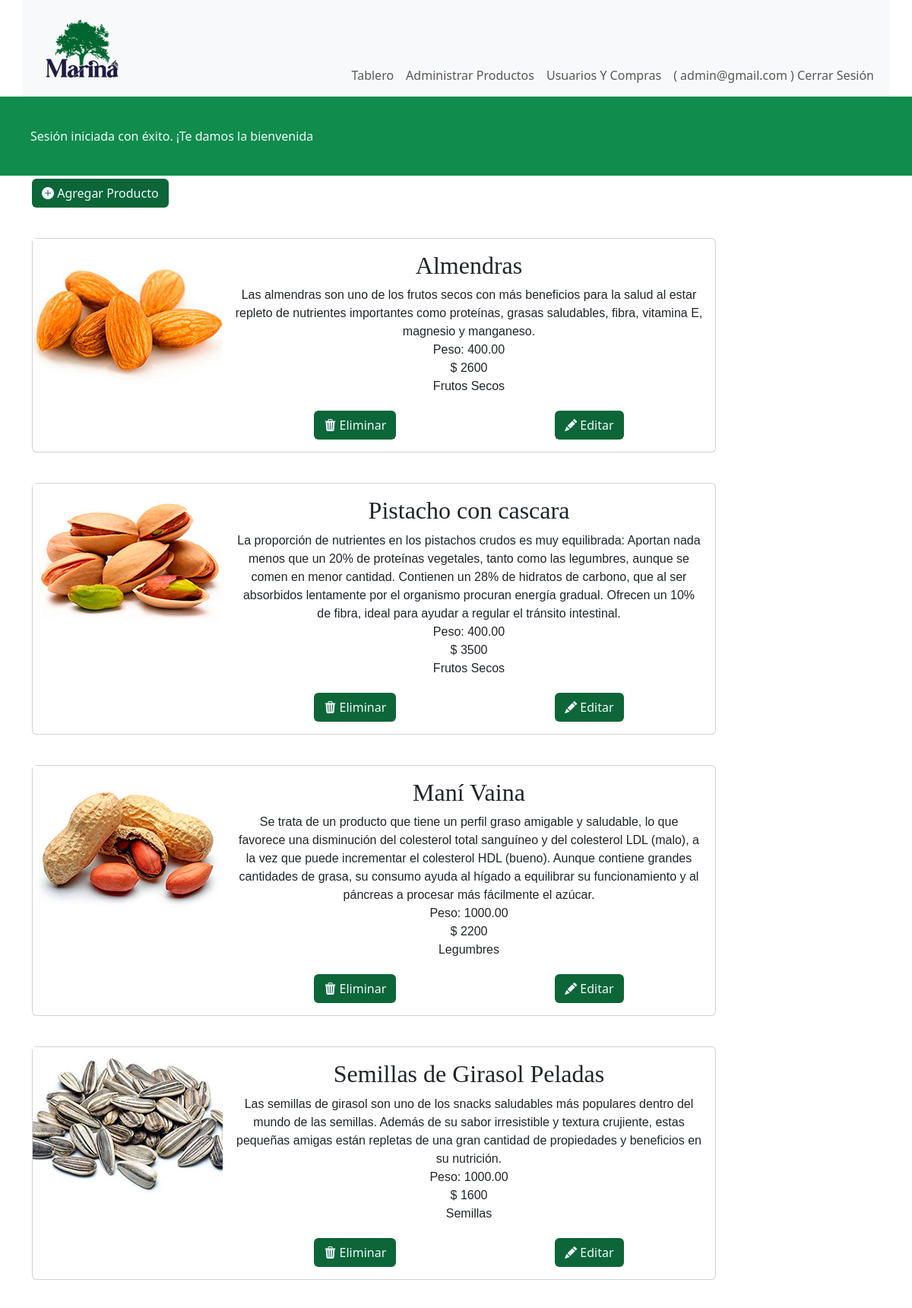
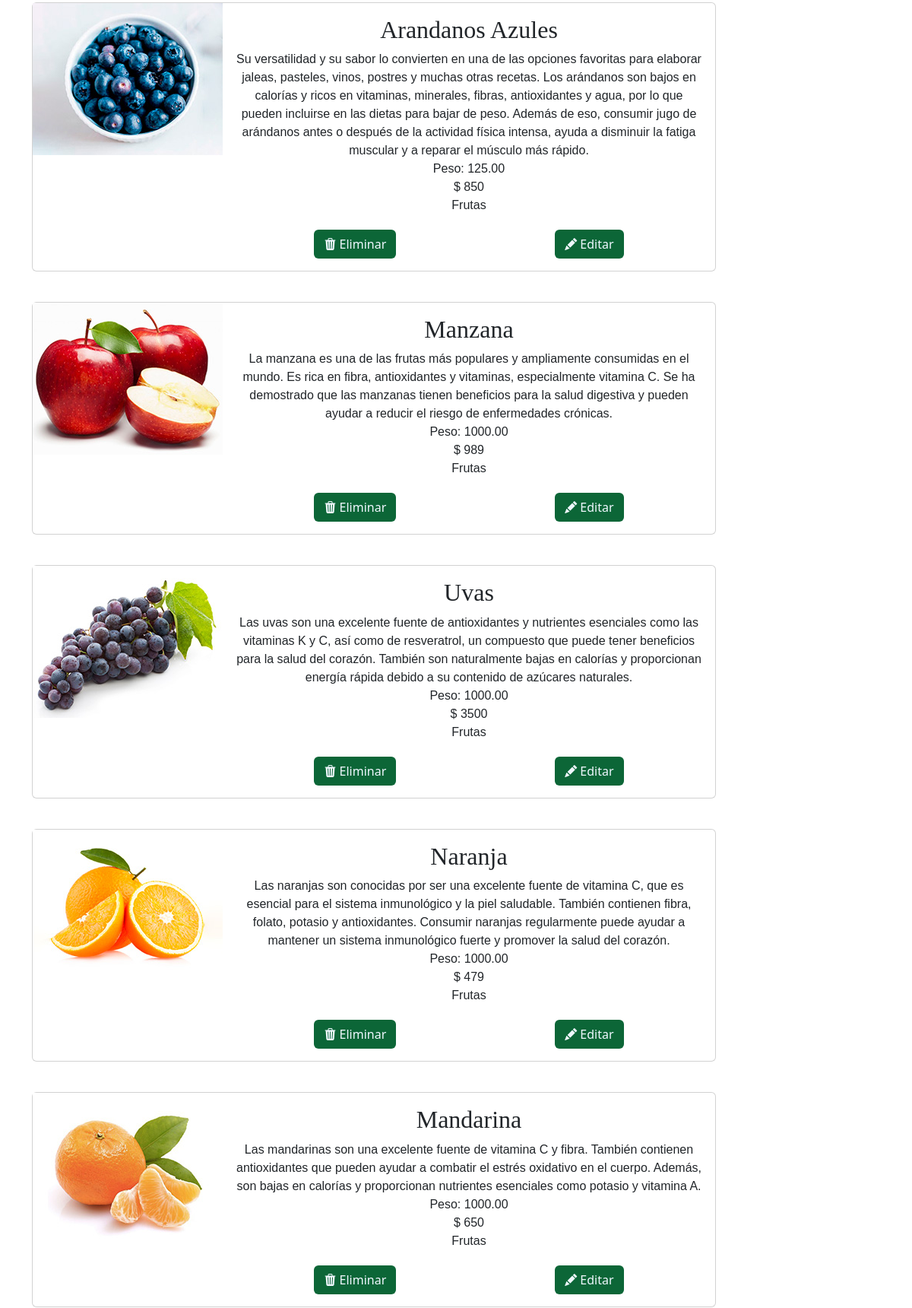
/sitio/admin/index.php?section=store (signed in, upper part), run on the app's committed database (2 pictures, top to bottom).
### tables this page shows
CREATE TABLE `users` (
  `user_id` int(10) UNSIGNED NOT NULL,
  `role_fk` tinyint(3) UNSIGNED NOT NULL,
  `email` varchar(255) NOT NULL,
  `password` varchar(255) NOT NULL,
  `name` varchar(60) NOT NULL,
  `lastname` varchar(60) NOT NULL
);

CREATE TABLE `products` (
  `product_id` int(10) UNSIGNED NOT NULL,
  `category_fk` tinyint(3) UNSIGNED NOT NULL,
  `user_fk` int(10) UNSIGNED NOT NULL,
  `name_product` varchar(200) DEFAULT NULL,
  `price` decimal(10,2) DEFAULT NULL,
  `weight` decimal(10,2) DEFAULT NULL,
  `detail_product` text DEFAULT NULL,
  `img` varchar(255) DEFAULT NULL,
  `img_description` varchar(255) DEFAULT NULL,
  `stock` int(11) DEFAULT NULL
);

CREATE TABLE `categories` (
  `category_id` tinyint(3) UNSIGNED NOT NULL,
  `category` varchar(45) NOT NULL
);

### sitio/bootstrap/autoload.php (called while the page is built, shortened)
<?php
spl_autoload_register(function(string $className) {
    $className = substr($className, 4);
    $classFile = $className . '.php';
    $classPath = __DIR__ . '/../classes/' . $classFile;
});

### sitio/classes/Authentication/Authentication.php (called while the page is built, shortened)
<?php
class Authentication
{
    protected ?User $user = null;
    public function isAuthenticated(): bool
    {
        return isset($_SESSION['user_id']);
    }
    public function getId(): ?int
    {
        return $this->isAuthenticated() ? $_SESSION['user_id'] : null;
    }
    public function getUser(): ?User
    {
        if(!$this -> user){
            $this -> user = (new User()) -> byId($this -> getId());
        }
        return $this -> user;
    }
}

### sitio/classes/Models/User.php (called while the page is built, shortened)
<?php
class User
{
    protected int $role_fk;
    protected string $email;
    public function byId(string $id): ?self
    {
        $db = DBConexion::getDB();
        $query = "SELECT * FROM users
        WHERE user_id = ?";
        $stmt = $db->prepare($query);
        $stmt->execute([$id]);
        $stmt->setFetchMode(PDO::FETCH_CLASS, self::class);
        $user = $stmt->fetch();
        return $user;
    }
    public function isAdmin(): bool
    {
        return $this->role_fk === 1;
    }
    public function getEmail()
    {
        return $this->email;
    }
}

### sitio/classes/Models/Product.php (called while the page is built, shortened)
<?php
class Product{
    protected int $product_id = 0;
    protected string $name_product = "";
    protected int $price = 0;
    protected string $weight = "";
    protected string $detail_product = "";
    protected ?string $img = "";
    protected ?string $img_description = "";
    protected Category $category;
    public function allProducts(): array
    {
        $db = DBConexion::getDB();
        $query = "SELECT * FROM products p
                INNER JOIN categories c
                ON c.category_id = p.category_fk
                ORDER BY p.product_id";
        $stmt = $db -> prepare($query);
        $stmt -> execute();
        $stmt -> setFetchMode(PDO::FETCH_CLASS, DataRowProduct::class);
        return array_map(function(DataRowProduct $registro){
            return $registro->getProduct();
        }, $stmt->fetchAll());
    }
    public function getId_product()
    {
        return $this->product_id;
    }
    public function setId_product($product_id)
    {
        $this->product_id = $product_id;
        return $this;
    }
    public function getName_product()
    {
        return $this->name_product;
    }
    public function setName_product($name_product)
    {
        $this->name_product = $name_product;
        return $this;
    }
    public function getPrice()
    {
        return $this->price;
    }
    public function setPrice($price)
    {
        $this->price = $price;
        return $this;
    }
    public function getWeight()
    {
        return $this->weight;
    }
    public function setWeight($weight)
    {
        $this->weight = $weight;
        return $this;
    }
    public function getDetail_product()
    {
        return $this->detail_product;
    }
    public function setDetail_product($detail_product)
    {
        $this->detail_product = $detail_product;
        return $this;
    }
    public function getImg()
    {
        return $this->img;
    }
    public function setImg($img)
    {
        $this->img = $img;
        return $this;
    }
    public function getImg_description()
    {
        return $this->img_description;
    }
    public function setImg_description($img_description)
    {
        $this->img_description = $img_description;
        return $this;
    }
    public function setUser_fk($user_fk)
    {
        return $this;
    }
    public function setCategory_fk($category_fk)
    {
        return $this;
    }
    public function getCategory()
    {
        return $this->category;
    }
    public function setCategory($category)
    {
        $this->category = $category;
        return $this;
    }
}

### sitio/classes/DataTransfer/DataRowProduct.php (called while the page is built, shortened)
<?php
class DataRowProduct
{
    protected int $product_id;
    protected int $user_fk ;
    protected int $category_fk;
    protected string $name_product;
    protected int $price;
    protected string $weight;
    protected string $detail_product;
    protected ?string $img;
    protected ?string $img_description;
    protected ?string $stock;
    protected ?string $category_id = null;
    protected ?string $category = null;
    public function getProduct(): Product
    {
        $product = new Product();
        $product->loadArrayData(
            [
            'product_id'            => $this->product_id,
            'category_fk'           => $this->category_fk,
            'user_fk'               => $this->user_fk,
            'name_product'          => $this->name_product,
            'price'                 => $this->price,
            'weight'                => $this->weight,
            'detail_product'        => $this->detail_product,
            'img'                   => $this->img,
            'img_description'       => $this->img_description,
            'stock'                 => $this->stock,]);
        $ctgry = new Category();
        $ctgry->loadArrayData([
            'category_id'                 => $this->category_id,
            'category'                 => $this->category,
        ]);
        $product->setCategory($ctgry);
        return $product;
    }
}

### sitio/classes/Models/Category.php (called while the page is built, shortened)
<?php
class Category{
    protected string $category;
    public function getCategory()
    {
        return $this->category;
    }
    public function setCategory($category)
    {
        $this->category = $category;
        return $this;
    }
    public function setCategory_id($category_id)
    {
        return $this;
    }
}

### sitio/admin/vistas/store.php (the view, shortened to what this page needs)
<?php
$product = new Product();
$products = $product->allProducts();
?>
<main>
    <div class="container">
        <div>
            <a class="btn color-btn size-btn mt-1" href="index.php?section=new-product"> <i class="bi bi-plus-circle-fill"></i> Agregar Producto</a>
        </div>
        <ul class="d-flex flex-column justify-content-center">
            <?php foreach ($products as $product) : ?>
                <li class="product-list">
                    <div class="card flex-row">
                        <img src="<?= "../images/products/" . $product->getImg(); ?>" class="img-list" alt="<?= $product->getImg_description(); ?>" srcset="">
                        <div class="card-body">
                            <h2 class="text-center h"><?= $product->getName_product(); ?></h2>
                            <ul class="text-center p">
                                <li><?= $product->getDetail_product(); ?></li>
                                <li>Peso: <?= $product->getWeight(); ?></li>
                                <li>$ <?= $product->getPrice(); ?></li>
                                <li><?= $product->getCategory()->getCategory(); ?></li>
                            </ul>
                            <div class="d-flex justify-content-around mt-3 cont-btn">
                                <a href="index.php?section=delete-product-view&id=<?= $product->getId_product(); ?>" class="btn color-btn size-btn mt-1"> <i class="bi bi-trash3-fill"></i> Eliminar</a>
                                <a href="index.php?section=edit-product-view&id=<?= $product->getId_product(); ?>" class="btn color-btn size-btn mt-1"> <i class="bi bi-pencil-fill"></i> Editar</a>
                            </div>
                        </div>
                    </div>
                </li>
            <?php
            endforeach;
            ?>
        </ul>
    </div>
</main>

### sitio/admin/index.php (shortened to what this page needs)
<?php
$ruta = $_GET['section'] ?? 'home';
$whiteList = [
    'home' => [
        'title' => 'Tablero Principal',
        'requiresAuthentication' => 'true'
    ],
    'user-purchases-management' => [
        'title' => 'Usuarios Y Compras',
        'requiresAuthentication' => 'true'
    ],
    'new-product' => [
        'title' => 'Crear producto',
        'requiresAuthentication' => 'true'
    ],
    'store' => [
        'title' => 'Administración de Productos',
        'requiresAuthentication' => 'true'
    ],
    'delete-product-view' => [
        'title' => 'Eliminar Producto',
        'requiresAuthentication' => 'true'
    ],
    'edit-product-view' => [
        'title' => 'Editar Producto',
        'requiresAuthentication' => 'true'
    ],
    'login-view' => ['title' => 'Ingresar al Panel de Administración'],
    '404' => [
        'title' => 'Página no encontrada',
        'requiresAuthentication' => 'true'
    ],
];
$rutaConfig = $whiteList[$ruta];
$authentication = new Authentication();
$requiresAuthentication = $rutaConfig['requiresAuthentication'] ?? false;
if (
    $requiresAuthentication &&
    (
        !$authentication->isAuthenticated() ||
        !$authentication->getUser()->isAdmin()
    )
) {
    $_SESSION['failMessage'] = "Para acceder a esta sección se requiere iniciar sesión como Administrador.";
    header("Location: index.php?section=login-view");
    exit;
}
$paginaActual = $rutaConfig['title'];
function activeNavBar($nombre, $paginaActual)
{
    return ($paginaActual == $nombre) ? 'active' : '';
}
?>
<!DOCTYPE html>
<html lang="es">
<head>
    <link href="https://cdn.jsdelivr.net/npm/bootstrap@5.3.2/dist/css/bootstrap.min.css" rel="stylesheet">
    <link rel="stylesheet" href="../styles/styles.css">
    <link rel="stylesheet" href="https://cdn.jsdelivr.net/npm/bootstrap-icons@1.11.1/font/bootstrap-icons.css">
</head>
<body>
    <header>
        <nav class="navbar navbar-expand-lg bg-body-tertiary container">
            <div class="container-fluid align-items-end">
                <a class="navbar-brand <?php echo activeNavBar('Página Principal', $paginaActual) ?>" href="index.php?section=home">
                    <img src="../images/logo.png" alt="Logotipo de la tienda Marina" class="d-inline-block align-text-top logo mx-3">
                </a>
                <div class="collapse navbar-collapse justify-content-end" id="navbarNav">
                    <?php
                    if ($authentication->isAuthenticated() && $authentication ->getUser()->isAdmin()) :
                    ?>
                        <ul class="navbar-nav">
                            <li class="nav-item">
                                <a class="nav-link <?php echo activeNavBar('Tablero Principal', $paginaActual) ?>" aria-current="page" href="index.php?section=home">Tablero</a>
                            </li>
                            <li class="nav-item ">
                                <a class="nav-link <?php echo activeNavBar('Tienda',  $paginaActual) ?>" href="index.php?section=store">Administrar Productos</a>
                            </li>
                            <li class="nav-item ">
                                <a class="nav-link <?php echo activeNavBar('Usuarios Y Compras',  $paginaActual) ?>" href="index.php?section=user-purchases-management">Usuarios Y Compras</a>
                            </li>
                            <li>
                                <form action="acciones/log-out.php" method="post">
                                    <button type="submit" class="nav-link">(
                                        <?= $authentication->getUser()->getEmail(); ?> ) Cerrar Sesión</button>
                                </form>
                            </li>
                        </ul>
                    <?php
                    endif;
                    ?>
                </div>
            </div>
        </nav>
    </header>
    <div>
        <?php
        if (isset($_SESSION['successMessage'])) : ?>
            <div class="msg-success"><?= $_SESSION['successMessage']; ?></div>
        <?php
        endif;
        ?>
    </div>
    <?php
    require __DIR__ . '/vistas/' . $ruta . '.php';
    ?>
</body>
</html>

### sitio/styles/styles.css (style rules this page uses)
.h { font-family: 'Playfair Display', serif; }
.p { font-family: 'Noto Sans KR', sans-serif; }
ul { list-style-type: none; padding-left: 0%; }
.color-btn { background-color: #0c6637; color: aliceblue; transition: transform 0.3s; }
.msg-success { background-color: #108c4c; padding: 5vh; color: aliceblue; }
@media only screen and (min-width: 1025px) { .logo { height: 100px; } }
@media only screen and (min-width: 1025px) { .product-list { width:75vw; margin-top: 5vh; } }
@media only screen and (min-width: 1025px) { .img-list { width: auto; height: 100%; } }

### data on the page
users: email "admin@gmail.com"
products: img (picture), name_product "Almendras", detail_product "Las almendras son uno de los frutos secos con más beneficios para la salud al estar repleto de nutrientes importantes como proteínas, grasas saludables, fibra, vitamina E, magnesio y manganeso.", weight "400.00", price "2600", category_fk.category "Frutos Secos"
products: img (picture), name_product "Pistacho con cascara", detail_product "La proporción de nutrientes en los pistachos crudos es muy equilibrada: Aportan nada menos que un 20% de proteínas vegetales, tanto como las legumbres, aunque se comen en menor cantidad. Contienen un 28% de hidratos de carbono, que al ser absorbidos lentamente por el organismo procuran energía gradual. Ofrecen un 10% de fibra, ideal para ayudar a regular el tránsito intestinal.", weight "400.00", price "3500", category_fk.category "Frutos Secos"
products: img (picture), name_product "Maní Vaina", detail_product "Se trata de un producto que tiene un perfil graso amigable y saludable, lo que favorece una disminución del colesterol total sanguíneo y del colesterol LDL (malo), a la vez que puede incrementar el colesterol HDL (bueno). Aunque contiene grandes cantidades de grasa, su consumo ayuda al hígado a equilibrar su funcionamiento y al páncreas a procesar más fácilmente el azúcar.", weight "1000.00", price "2200", category_fk.category "Legumbres"
products: img (picture), name_product "Semillas de Girasol Peladas", detail_product "Las semillas de girasol son uno de los snacks saludables más populares dentro del mundo de las semillas. Además de su sabor irresistible y textura crujiente, estas pequeñas amigas están repletas de una gran cantidad de propiedades y beneficios en su nutrición.", weight "1000.00", price "1600", category_fk.category "Semillas"
products: img (picture), name_product "Arandanos Azules", detail_product "Su versatilidad y su sabor lo convierten en una de las opciones favoritas para elaborar jaleas, pasteles, vinos, postres y muchas otras recetas. Los arándanos son bajos en calorías y ricos en vitaminas, minerales, fibras, antioxidantes y agua, por lo que pueden incluirse en las dietas para bajar de peso. Además de eso, consumir jugo de arándanos antes o después de la actividad física intensa, ayuda a disminuir la fatiga muscular y a reparar el músculo más rápido.", weight "125.00", price "850", category_fk.category "Frutas"
products: img (picture), name_product "Manzana", detail_product "La manzana es una de las frutas más populares y ampliamente consumidas en el mundo. Es rica en fibra, antioxidantes y vitaminas, especialmente vitamina C. Se ha demostrado que las manzanas tienen beneficios para la salud digestiva y pueden ayudar a reducir el riesgo de enfermedades crónicas.", weight "1000.00", price "989", category_fk.category "Frutas"
products: img (picture), name_product "Uvas", detail_product "Las uvas son una excelente fuente de antioxidantes y nutrientes esenciales como las vitaminas K y C, así como de resveratrol, un compuesto que puede tener beneficios para la salud del corazón. También son naturalmente bajas en calorías y proporcionan energía rápida debido a su contenido de azúcares naturales.", weight "1000.00", price "3500", category_fk.category "Frutas"
products: img (picture), name_product "Naranja", detail_product "Las naranjas son conocidas por ser una excelente fuente de vitamina C, que es esencial para el sistema inmunológico y la piel saludable. También contienen fibra, folato, potasio y antioxidantes. Consumir naranjas regularmente puede ayudar a mantener un sistema inmunológico fuerte y promover la salud del corazón.", weight "1000.00", price "479", category_fk.category "Frutas"
products: img (picture), name_product "Mandarina", detail_product "Las mandarinas son una excelente fuente de vitamina C y fibra. También contienen antioxidantes que pueden ayudar a combatir el estrés oxidativo en el cuerpo. Además, son bajas en calorías y proporcionan nutrientes esenciales como potasio y vitamina A.", weight "1000.00", price "650", category_fk.category "Frutas"

### other printed values
$_SESSION['successMessage'] "Sesión iniciada con éxito. ¡Te damos la bienvenida"
